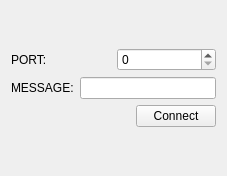
<?xml version="1.0" encoding="UTF-8"?>
<ui version="4.0">
 <class>Server</class>
 <widget class="QWidget" name="Server">
  <property name="geometry">
   <rect>
    <x>0</x>
    <y>0</y>
    <width>227</width>
    <height>176</height>
   </rect>
  </property>
  <property name="windowTitle">
   <string>Server</string>
  </property>
  <layout class="QGridLayout" name="gridLayout">
   <item row="0" column="0">
    <layout class="QVBoxLayout" name="verticalLayout">
     <item>
      <layout class="QHBoxLayout" name="horizontalLayout">
       <item>
        <widget class="QLabel" name="label">
         <property name="text">
          <string>PORT:</string>
         </property>
        </widget>
       </item>
       <item>
        <widget class="QSpinBox" name="port">
         <property name="maximum">
          <number>999999999</number>
         </property>
        </widget>
       </item>
      </layout>
     </item>
     <item>
      <layout class="QHBoxLayout" name="horizontalLayout_2">
       <item>
        <widget class="QLabel" name="label_2">
         <property name="text">
          <string>MESSAGE:</string>
         </property>
        </widget>
       </item>
       <item>
        <widget class="QLineEdit" name="mes"/>
       </item>
      </layout>
     </item>
     <item>
      <layout class="QHBoxLayout" name="horizontalLayout_3">
       <item>
        <spacer name="horizontalSpacer">
         <property name="orientation">
          <enum>Qt::Horizontal</enum>
         </property>
         <property name="sizeHint" stdset="0">
          <size>
           <width>40</width>
           <height>20</height>
          </size>
         </property>
        </spacer>
       </item>
       <item>
        <widget class="QPushButton" name="pushButton">
         <property name="text">
          <string>Connect</string>
         </property>
        </widget>
       </item>
      </layout>
     </item>
    </layout>
   </item>
  </layout>
 </widget>
 <resources/>
 <connections/>
</ui>
